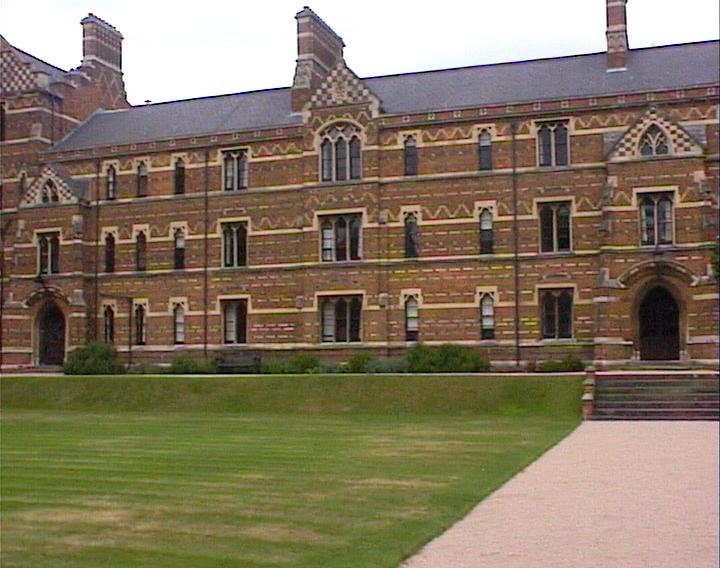
%> input picture TP_2/regression_data/keble_a.jpg, 720 x 568 px
$ octave regression2.m   (GNU Octave 9; MATLAB toolbox functions it lacks are replaced by stand-ins)
%> lines starting %> are read from the running program, lines starting %| are printed output that depends on the picture
### TP_2/regression_data/homographie.m
function H = homographie(Points)
  j = 1;
  M = zeros(2*size(Points,1),9);
  for i = 1 : size(Points,1)
    x = Points(i,1);
    y = Points(i,2);
    X = Points(i,3);
    Y = Points(i,4);
    rx = [[x y 1] [0 0 0] [-X*x -X*y -X]];
    ry = [[0 0 0] [x y 1] [-Y*x -Y*y -Y]];

    M(j,:) = rx;
    M(j+1,:) = ry;
    j=j+2;
  end

  [U,S,V] = svd(M);
  V0 = transpose(V(:,end));

  %matrice de l'homographie
  H = [ [V0(1:3)] ; [V0(4:6)] ; [V0(7:9)] ];
end
return

### TP_2/regression_data/ransac.m
function H = ransac(data, N, k, seuil)
%data : matrice des paires de points
%N : le nombre de paires à tester
%k : nombre d'iterations
score = 0;
H = zeros(3,3);
for j = 0 : k
  %Selection de N paires
  idx = randperm(size(data,1), N);
  n_paires_rand = data(idx,:); % donne N points random de data

  %calcul de H
  Htemp = homographie(n_paires_rand);

  %Test de H
  result = 0;
  for i = 1 : size(result,1)
    A = [data(i,1);data(i,2);1];
    A2 = Htemp * A;
    dist = (A2(1)/A2(3)-data(i,3)).^2 + (A2(2)/A2(3)-data(i,4)).^2;
    if dist < seuil
      result++;
    end
  end
  if result > score
    score = result;
    H = Htemp;
  end
end
end
return

### TP_2/regression_data/vgg_warp_H.m
function nim = vgg_warp_H(im, H, interp_mode, bbox_mode, verbose)

% function nim = vgg_warp_H(im, H, interp_mode, bbox_mode);
%
% Image warping under plane homography.
%
% NEWIMAGE = VGG_WARP_H(IMAGE,HOMOGRAPHY) returns an interpolated warp of
% IMAGE under HOMOGRAPHY.  RGB or intensity images are supported, image
% can be uint8 or double. NEWIMAGE is the same type as IMAGE.
%
% NI = VGG_WARP_H(I,H, INTERP) changes the interpolation type ('nearest',
% 'linear' or 'cubic' as in INTERP2).
%
% NI = VGG_WARP_H(I,H, INTERP, BBOX) passes a new bounding box for the
% output image.  It can be one of:
% 'fit'             Bounding box of transformed image corners [default]
% 'img'             Same size as input image
% [X1, X2, Y1, Y2]  User-specified.
%
% NI = VGG_WARP_H(I,H, INTERP, BBOX, verbose) prints out things if verbose==1.
%
% See also INTERP2

% Author: David Liebovitz, Oxford RRG, dl@robots.ox.ac.uk
% Date:  Nov 1, 1999
% simplified by T.Werner 2002

[m,n,l] = size(im);

% Make output image be the same class as input image
switch class(im)
 case 'double',  nim = double([]);
 case 'uint8',  nim = uint8([]);
end

if nargin<5
  verbose = 0;
end

% Assign default args
if nargin < 3
  interp_mode = 'linear';
end

if nargin < 4
  bbox_mode = 'img';
end

% Construct bb from bbox_mode
if isstr(bbox_mode)
  switch bbox_mode
  case 'fit'
    % Make bbox big enough to contain H * image_bbox
    y = H*[[1;1;1], [1;m;1], [n;m;1] [n;1;1]];
    y(1,:) = y(1,:)./y(3,:);
    y(2,:) = y(2,:)./y(3,:);
    bb = [
      ceil(min(y(1,:)));
      ceil(max(y(1,:)));
      ceil(min(y(2,:)));
      ceil(max(y(2,:)));
      ];
  case 'img'
    % Make bbox same size as image
    bb = [1 n 1 m];
  otherwise
    error('bbox_mode should be fit/img ');
  end
else % It's a matrix: bbox_mode IS the bbox
  if size(bbox_mode) ~= [1 4]
    error('bbox should be fit/img/[xmin xmax ymin ymax]')
  end
  bb = bbox_mode;
  if (bb(2) <= bb(1)) | (bb(4) <= bb(3))
    error('bbox should be [xmin xmax ymin ymax]')
  end
end

bb_xmin = bb(1);
bb_xmax = bb(2);
bb_ymin = bb(3);
bb_ymax = bb(4);

[U,V] = meshgrid(bb_xmin:bb_xmax,bb_ymin:bb_ymax);
[nrows, ncols] = size(U);

Hi = inv(H);

if 1
  % A Bit faster
  u = U(:);
  v = V(:);
  x1 = Hi(1,1) * u + Hi(1,2) * v + Hi(1,3);
  y1 = Hi(2,1) * u + Hi(2,2) * v + Hi(2,3);
  w1 = 1./(Hi(3,1) * u + Hi(3,2) * v + Hi(3,3));
  U(:) = x1 .* w1;
  V(:) = y1 .* w1;
end

% do linear interpolation
if 1
    if l == 3
        nim(nrows, ncols, 3) = 1;
        locprintf(verbose, 2, '[R ');
        nim(:,:,1) = interp2(im(:,:,1),U,V,interp_mode);
        locprintf(verbose, 2, 'G ');
        nim(:,:,2) = interp2(im(:,:,2),U,V,interp_mode);
        locprintf(verbose, 2, 'B] ');
        nim(:,:,3) = interp2(im(:,:,3),U,V,interp_mode);
    else
        nim(nrows, ncols) = 1;
        nim(:,:) = interp2(im(:,:),U,V,interp_mode,10);
    end
end

return

%%%%%%%%%

function locprintf(verbose,min_verb,varargin)
if verbose >= min_verb
  fprintf(varargin{:});
end
return

### TP_2/regression_data/regression2.m
%load de image Ia, Ib et matches
global Ia = double(imread('keble_a.jpg'));
global Ib = double(imread('keble_b.jpg'));
global Ic = double(imread('keble_c.jpg'));
data = load('matchesab.txt');
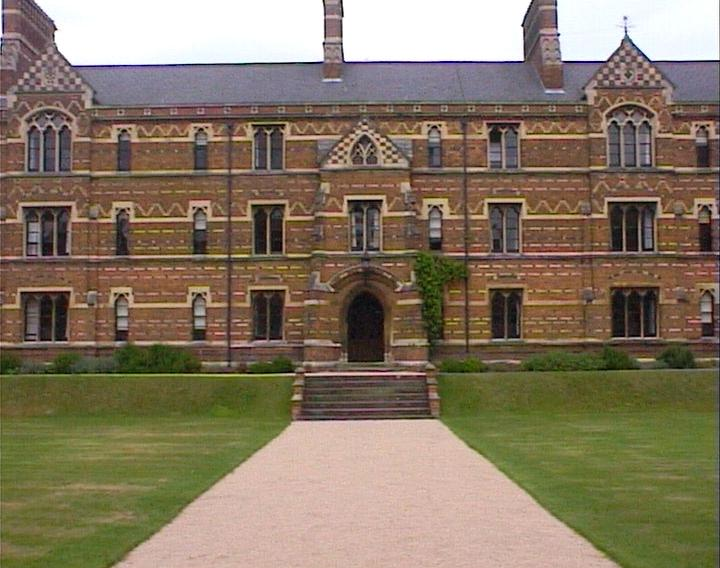
%> input picture TP_2/regression_data/keble_b.jpg, 720 x 568 px
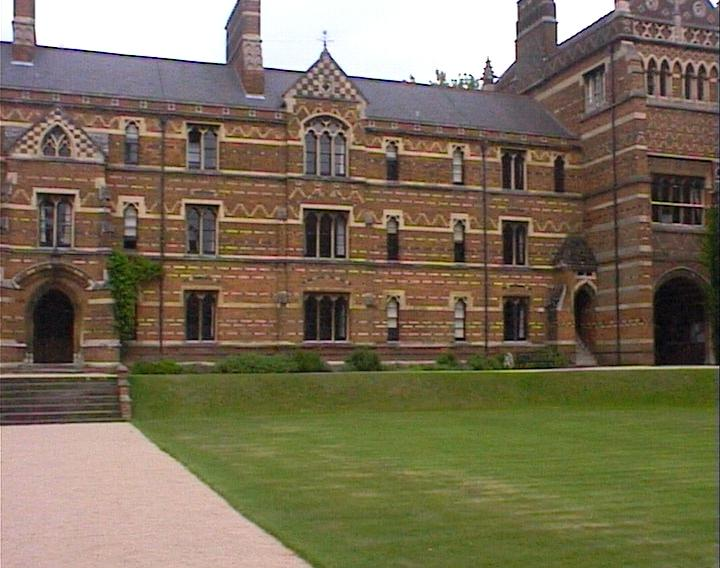
%> input picture TP_2/regression_data/keble_c.jpg, 720 x 568 px
%> data = 566 rows, first 8: [609.2 23.26 326.8 34.36; 619.1 27.45 335.1 39.34; 614.4 27.4 331.9 39.41; 347.9 39.04 61.99 20.21; 620.8 41.46 336.1 53.52; 624.5 44.45 339.9 56.3; 713.8 47.67 714.2 67.77; 623.5 62.62 339.2 73.65]
data2 = load('matchesbc.txt');

avecinverse = 0;
triple = 1;

Points = [[590 369 299 364];[405 295 115 293];[652 112 364 123];[340 92 49 77]];

%calcul de H
%H = homographie(Points);
H = ransac(data, 6,15,4);
%> the loop in ransac, `for j = 0 : k` made 16 passes
%> score on pass 4: 1
%> H = [0.00323 -6.81e-05 -0.975; 0.000424 0.00296 -0.223; 1.19e-06 3.06e-08 0.00231]

%coins de l'image (on suppose 2 images de même dimension)
A = [0;0;1];
B = [size(Ia,2);0;1];
C = [size(Ia,2);size(Ia,1);1];
D = [0;size(Ia,1);1];

%coins de l'image par l'homographie
A2 = H*A;
%> A2 = [-0.975; -0.223; 0.00231]
B2 = H*B;
%> B2 = [1.35; 0.0818; 0.00316]
C2 = H*C;
%> C2 = [1.31; 1.76; 0.00318]
D2 = H*D;
%> D2 = [-1.01; 1.46; 0.00232]

%calcul des min et max des coins de l'image totale
Points = [A2/A2(3) B2/B2(3) C2/C2(3) D2/D2(3) A B C D];
%> Points = [-422.5 426.4 411.9 -436 0 720 720 0; -96.79 25.85 553.4 626.1 0 0 568 568; 1 1 1 1 1 1 1 1]

X11 = min(Points(1,:));
%> X11 = -436
X12 = max(Points(1,:));
%> X12 = 720
Y11 = min(Points(2,:));
%> Y11 = -96.79
Y12 = max(Points(2,:));
%> Y12 = 626.1

%calcul de l'image transformée
Ima1 = vgg_warp_H(Ia, H, 'linear',[X11, X12, Y11, Y12]);
%> in vgg_warp_H, `bb = bbox_mode;`: bb = [-436 720 -96.79 626.1]
%> in vgg_warp_H, `bb_xmin = bb(1);`: bb_xmin = -436
%> in vgg_warp_H, `bb_xmax = bb(2);`: bb_xmax = 720
%> in vgg_warp_H, `bb_ymin = bb(3);`: bb_ymin = -96.79
%> in vgg_warp_H, `bb_ymax = bb(4);`: bb_ymax = 626.1
%> in vgg_warp_H, `Hi = inv(H);`: Hi = [267.4 4.98 113447.1; -48.7 337.1 12051.3; -0.137 -0.00704 374.8]
%> in vgg_warp_H, `nim(:,:,1) = interp2(im(:,:,1),U,V,interp_mode);`: nim: size 723x1156x3 double; 12.25% of the values are NaN or infinite; the others: min 0, max 255, mean 31.27
%> in vgg_warp_H, `nim(:,:,2) = interp2(im(:,:,2),U,V,interp_mode);`: nim: size 723x1156x3 double; 24.5% of the values are NaN or infinite; the others: min 0, max 255, mean 69.33
%> in vgg_warp_H, `nim(:,:,3) = interp2(im(:,:,3),U,V,interp_mode);`: nim: size 723x1156x3 double; 36.74% of the values are NaN or infinite; the others: min 0, max 255, mean 114.6
Imb1 = vgg_warp_H(Ib, eye(3), 'linear',[X11, X12, Y11, Y12]);
%> call 2 of vgg_warp_H, with H = [1 0 0; 0 1 0; 0 0 1], interp_mode = 'linear', bbox_mode = [-436 720 -96.79 626.1]
%> in vgg_warp_H (call 2), `V(:) = y1 .* w1;`:
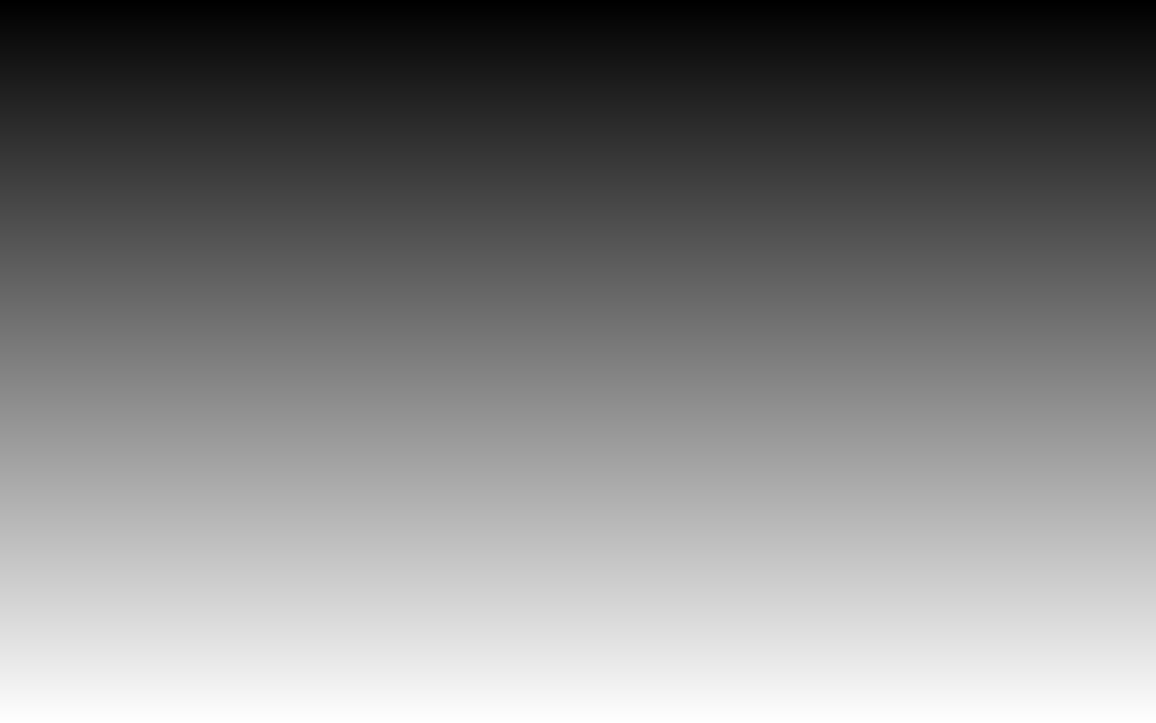
%> V: size 723x1156 double; min -96.79, max 625.2, mean 264.2; drawn with min black and max white
%> in vgg_warp_H (call 2), `nim(:,:,1) = interp2(im(:,:,1),U,V,interp_mode);`: nim: size 723x1156x3 double; 17.07% of the values are NaN or infinite; the others: min 0, max 255, mean 26.1
%> in vgg_warp_H (call 2), `nim(:,:,2) = interp2(im(:,:,2),U,V,interp_mode);`: nim: size 723x1156x3 double; 34.15% of the values are NaN or infinite; the others: min 0, max 255, mean 62.21
%> in vgg_warp_H (call 2), `nim(:,:,3) = interp2(im(:,:,3),U,V,interp_mode);`: nim: size 723x1156x3 double; 51.22% of the values are NaN or infinite; the others: min 0, max 255, mean 116.8

Imtotal1= max(Ima1,Imb1);
%> Imtotal1: size 723x1156x3 double; 15.95% of the values are NaN or infinite; the others: min 0, max 255, mean 117.1

if avecinverse
  Hinv = inv(H);
  %coins de l'image par l'homographie
  A2 = Hinv*A;
  B2 = Hinv*B;
  C2 = Hinv*C;
  D2 = Hinv*D;

  %calcul des min et max des coins de l'image totale
  Points = [A2/A2(3) B2/B2(3) C2/C2(3) D2/D2(3) A B C D];

  X21 = min(Points(1,:));
  X22 = max(Points(1,:));
  Y21 = min(Points(2,:));
  Y22 = max(Points(2,:));
  Ima2 = vgg_warp_H(Ia, eye(3), 'linear',[X21, X22, Y21, Y22]);
  Imb2 = vgg_warp_H(Ib, Hinv, 'linear',[X21, X22, Y21, Y22]);
  Imtotal3= max(Ima2,Imb2);
elseif triple
  %calcul de H
  H2 = inv(ransac(data2, 6,15,4));

  %coins de l'image par l'homographie
  A3 = H2*A;
  B3 = H2*B;
  C3 = H2*C;
  D3 = H2*D;

  %calcul des min et max des coins de l'image totale (Ia+Ib+Ic)
  Points = [A3/A3(3) B3/B3(3) C3/C3(3) D3/D3(3) A2/A2(3) B2/B2(3) C2/C2(3) D2/D2(3) A B C D];
%> Points = 12 columns, first 8: [306.9 1106.7 1106 326.9 -422.5 426.4 411.9 -436; 18.78 -66.58 587.4 548.7 -96.79 25.85 553.4 626.1; 1 1 1 1 1 1 1 1]

  X31 = min(Points(1,:));
%> X31 = -436
  X32 = max(Points(1,:));
%> X32 = 1106.7
  Y31 = min(Points(2,:));
%> Y31 = -96.79
  Y32 = max(Points(2,:));
%> Y32 = 626.1

  %calcul de l'image transformée
  Ima1 = vgg_warp_H(Ia, H, 'linear',[X31, X32, Y31, Y32]);
%> in vgg_warp_H (call 3), `nim(:,:,1) = interp2(im(:,:,1),U,V,interp_mode);`: nim: size 723x1543x3 double; 17.54% of the values are NaN or infinite; the others: min 0, max 255, mean 24.93
%> in vgg_warp_H (call 3), `nim(:,:,2) = interp2(im(:,:,2),U,V,interp_mode);`: nim: size 723x1543x3 double; 35.07% of the values are NaN or infinite; the others: min 0, max 255, mean 60.4
  Imb1 = vgg_warp_H(Ib, eye(3), 'linear',[X31, X32, Y31, Y32]);
%> call 4 of vgg_warp_H, with H = [1 0 0; 0 1 0; 0 0 1], interp_mode = 'linear', bbox_mode = [-436 1106.7 -96.79 626.1]
%> in vgg_warp_H (call 4), `U(:) = x1 .* w1;`:
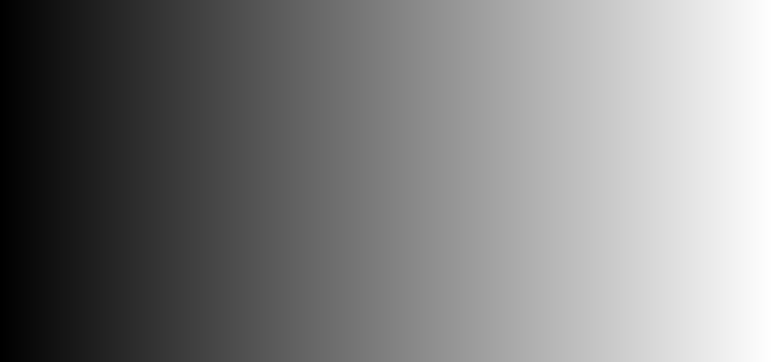
%> U: size 723x1543 double (shown at 1/2 size); min -436, max 1106, mean 335; drawn with min black and max white
%> in vgg_warp_H (call 4), `nim(:,:,1) = interp2(im(:,:,1),U,V,interp_mode);`: nim: size 723x1543x3 double; 21.15% of the values are NaN or infinite; the others: min 0, max 255, mean 20.57
%> in vgg_warp_H (call 4), `nim(:,:,2) = interp2(im(:,:,2),U,V,interp_mode);`: nim: size 723x1543x3 double; 42.3% of the values are NaN or infinite; the others: min 0, max 255, mean 53.19
  Imc1 = vgg_warp_H(Ic, H2, 'linear',[X31, X32, Y31, Y32]);
%> call 5 of vgg_warp_H, with interp_mode = 'linear', bbox_mode = [-436 1106.7 -96.79 626.1]
%> in vgg_warp_H (call 5), `U(:) = x1 .* w1;`:
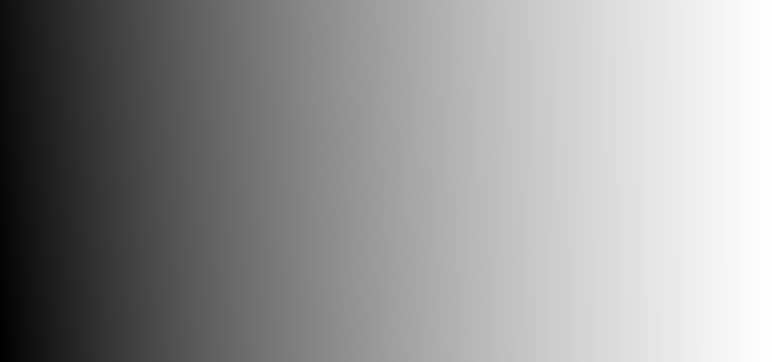
%> U: size 723x1543 double (shown at 1/2 size); min -1133.4, max 720, mean -45.2; drawn with min black and max white
%> in vgg_warp_H (call 5), `V(:) = y1 .* w1;`:
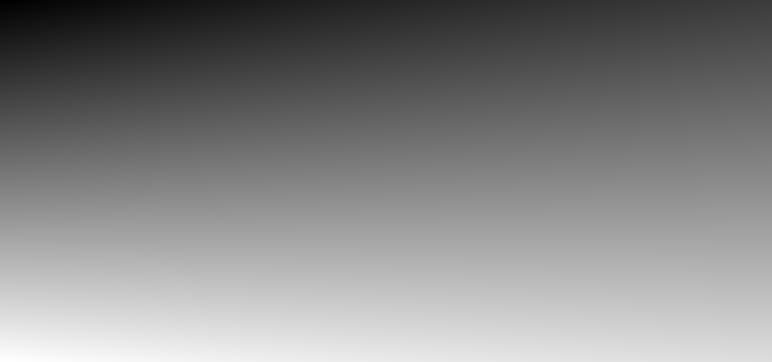
%> V: size 723x1543 double (shown at 1/2 size); min -255.9, max 731.9, mean 260.8; drawn with min black and max white
%> in vgg_warp_H (call 5), `nim(:,:,1) = interp2(im(:,:,1),U,V,interp_mode);`: nim: size 723x1543x3 double; 19.4% of the values are NaN or infinite; the others: min 0, max 255, mean 20.55
%> in vgg_warp_H (call 5), `nim(:,:,2) = interp2(im(:,:,2),U,V,interp_mode);`: nim: size 723x1543x3 double; 38.8% of the values are NaN or infinite; the others: min 0, max 255, mean 51.67
%> in vgg_warp_H (call 5), `nim(:,:,3) = interp2(im(:,:,3),U,V,interp_mode);`: nim: size 723x1543x3 double; 58.2% of the values are NaN or infinite; the others: min 0, max 255, mean 103.9

  Imtotal3= max(max(Ima1,Imb1),Imc1);
%> Imtotal3: size 723x1543x3 double; 15.17% of the values are NaN or infinite; the others: min 0, max 255, mean 112


end


%affichage
if avecinverse
  image(uint8(Imtotal1),'Parent',subplot(1,2,1));
  axis equal;
  image(uint8(Imtotal2),'Parent',subplot(1,2,2));
  axis equal;
elseif triple
  image(uint8(Imtotal3));
  axis equal;
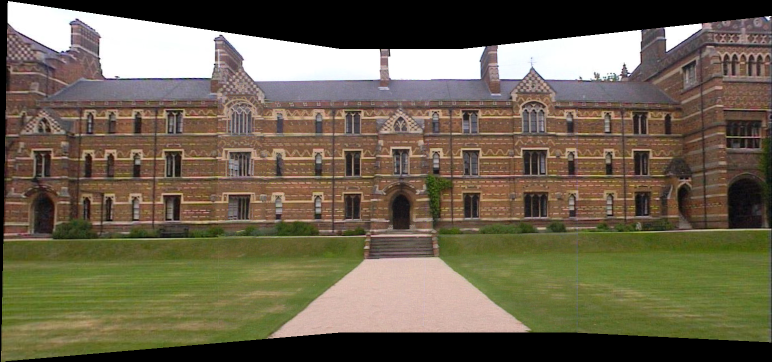
%> displayed picture: size 723x1543x3, on the screen's scale of 0 to 255 (shown at 1/2 size); mean R, G, B 108, 98.5, 78.5
else
  image(uint8(Imtotal1));
  axis equal;
end
